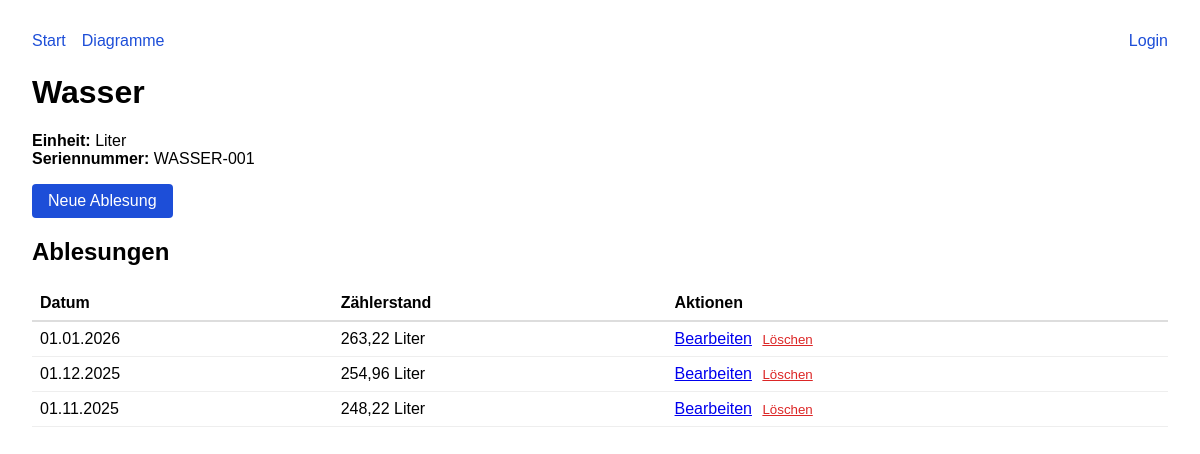
Page /meter/3 on the committed database.
### app/models.py (models this page shows, shortened)
class Meter(db.Model):
    id = db.Column(db.Integer, primary_key=True)
    name = db.Column(db.String(80), unique=True, nullable=False)
    unit = db.Column(db.String(20), nullable=False)
    serial_number = db.Column(db.String(100), nullable=False)
    created_at = db.Column(db.DateTime, default=datetime.utcnow)
    readings = db.relationship('MeterReading', backref='meter', lazy='dynamic',
                               order_by='desc(MeterReading.reading_date)')

class MeterReading(db.Model):
    id = db.Column(db.Integer, primary_key=True)
    meter_id = db.Column(db.Integer, db.ForeignKey('meter.id'), nullable=False)
    reading_date = db.Column(db.Date, nullable=False)
    value = db.Column(db.Float, nullable=False)
    serial_number = db.Column(db.String(100), nullable=False)
    created_at = db.Column(db.DateTime, default=datetime.utcnow)
    __table_args__ = (
        db.UniqueConstraint('meter_id', 'reading_date', name='unique_meter_date'),
    )

### app/main/routes.py (the view)
@main_bp.route('/meter/<int:meter_id>')
def meter_detail(meter_id):
    meter = Meter.query.get_or_404(meter_id)
    readings = meter.readings.all()
    return render_template('meter_detail.html', meter=meter, readings=readings)

### app/__init__.py (called while the page is built)
def create_app(config_object='config.Config'):
    app = Flask(__name__)
    app.config.from_object(config_object)
    db.init_app(app)
    migrate.init_app(app, db)
    login_manager.init_app(app)
    login_manager.login_view = 'main.login'
    login_manager.login_message_category = 'info'
    csrf.init_app(app)
    app.register_blueprint(main_bp)
    app.register_blueprint(api_bp, url_prefix='/api')
    csrf.exempt(api_bp)  # API uses API key auth instead of CSRF
    @app.template_filter('de_number')
    def de_number_filter(value, decimals=2):
        if value is None:
            return '-'
        formatted = f"{value:,.{decimals}f}"
        formatted = formatted.replace(',', 'X').replace('.', ',').replace('X', '.')
        return formatted
    register_commands(app)
    return app

### app/main/templates/meter_detail.html (shortened to what this page needs)
{% extends 'base.html' %}
{% block content %}
  <h1>{{ meter.name }}</h1>
  <p>
    <strong>Einheit:</strong> {{ meter.unit }}<br>
    <strong>Seriennummer:</strong> {{ meter.serial_number }}
  </p>
  <p>
    <a href="{{ url_for('main.reading_new', meter_id=meter.id) }}" class="button">Neue Ablesung</a>
  </p>
  <h2>Ablesungen</h2>
  {% if readings %}
    <table style="width: 100%; border-collapse: collapse; margin-top: 1rem;">
      <thead>
        <tr style="border-bottom: 2px solid #ddd; text-align: left;">
          <th style="padding: 0.5rem;">Datum</th>
          <th style="padding: 0.5rem;">Zählerstand</th>
          <th style="padding: 0.5rem;">Aktionen</th>
        </tr>
      </thead>
      <tbody>
        {% for reading in readings %}
          <tr style="border-bottom: 1px solid #eee;">
            <td style="padding: 0.5rem;">{{ reading.reading_date.strftime('%d.%m.%Y') }}</td>
            <td style="padding: 0.5rem;">{{ reading.value|de_number }} {{ meter.unit }}</td>
            <td style="padding: 0.5rem;">
              <a href="{{ url_for('main.reading_edit', reading_id=reading.id) }}">Bearbeiten</a>
              <form method="POST" action="{{ url_for('main.reading_delete', reading_id=reading.id) }}" style="display: inline;">
                <button type="submit" onclick="return confirm('Wirklich löschen?');" style="background: none; border: none; color: #dc2626; cursor: pointer; text-decoration: underline;">Löschen</button>
              </form>
            </td>
          </tr>
        {% endfor %}
      </tbody>
    </table>
  {% else %}
    <p>Noch keine Ablesungen vorhanden.</p>
  {% endif %}
{% endblock %}

### app/main/templates/base.html (style rules this page uses)
body { font-family: Arial, sans-serif; margin: 2rem; }
.button { display: inline-block; padding: 0.5rem 1rem; background: #1d4ed8; color: #fff; border-radius: 4px; text-decoration: none; }
form { max-width: 320px; }

### rows in the picture
Meter: name "Wasser", unit "Liter", serial_number "WASSER-001"
MeterReading: reading_date "01.01.2026", value|de_number "263,22"
MeterReading: reading_date "01.12.2025", value|de_number "254,96"
MeterReading: reading_date "01.11.2025", value|de_number "248,22"
